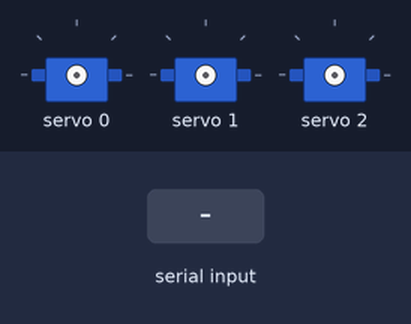
Recording of a sketch running on a simulated Arduino Uno, built with avr-gcc and run on an emulated ATmega328P. Shown: 3 × servo. The test bench sets the inputs (shaded band). What the sketch prints to the serial monitor is not drawn.

Above: at 1.2 s.
1.3 s: "90,45,200\n" received over Serial
3.8 s: "30,150\n" received over Serial
At 5.5 s:
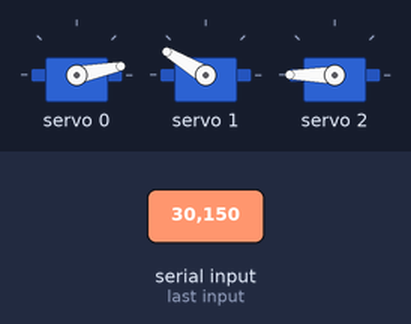
6.3 s: "5\n" received over Serial
At 8.5 s:
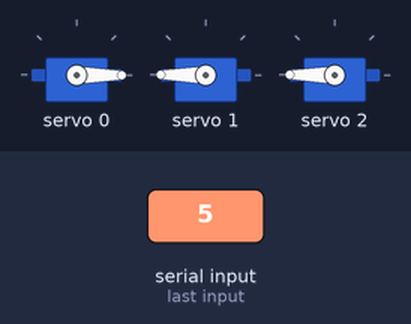
8.8 s: "200\n" received over Serial
At 10.5 s:
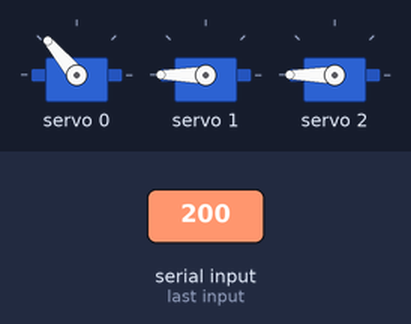
Timing chart, 0 to 12.0 s (numbered marks = the images above; inputs shaded):
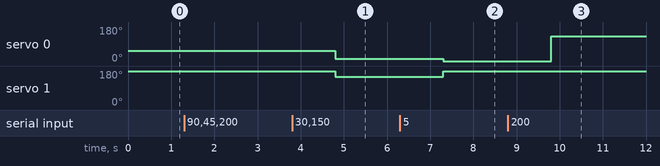

Measured:
- after the input at 3.8 s, servo 0: 53° → 11° after 1.0 s; servo 1: 180° → 149° after 1.0 s
- after the input at 6.3 s, servo 0: 11° → 0° after 1.0 s; servo 1: 149° → 180° after 1.0 s
- after the input at 8.8 s, servo 0: 0° → 130° after 1.0 s

The sketch:

Servo_calibration.ino
```cpp
#include <Wire.h>
#include <Adafruit_PWMServoDriver.h>

Adafruit_PWMServoDriver pwm = Adafruit_PWMServoDriver();

#define MIN_PULSE_WIDTH 500
#define MAX_PULSE_WIDTH 2500
#define hip 0
#define thigh 1
#define leg 2

#define DEFAULT_PULSE_WIDTH 1500
#define FREQUENCY 50
int angle, anglePulse;


void setup() {
  // put your setup code here, to run once:
  Serial.begin(115200);
  Serial.println("16 channel Servo test!");
  pwm.begin();
  pwm.setPWMFreq(FREQUENCY);
}

void loop() {
  // put your main code here, to run repeatedly:
  while(Serial.available() > 0)
  {
    String s = Serial.readString();
    Serial.println(s);
    String s4 = s.substring(0, 3); //get first 4 characters
    String s5 = s.substring(4, 7); //get next 4 characters
    String s6 = s.substring(8, 11); //get third 4 characters

    int n4 = s4.toInt();
    int n5 = s5.toInt();
    int n6 = s6.  toInt();

    anglePulse = map(n4, 0, 270, 90, 490); // (90 500), 0 is into the stand, 90, 490
    pwm.setPWM(hip, 0, anglePulse);
    Serial.print(anglePulse);
    Serial.print(" ");

    anglePulse = map(n5, 270, 0, 94, 502); //(97, 497), 0 is right horizontal, 297 median
    pwm.setPWM(thigh, 0, anglePulse);
    Serial.print(anglePulse);
    Serial.print(" ");

    anglePulse = map(n6, 270, 0, 90, 495); //(96, 496), 0 is left, 296 median, 005 265 max
    pwm.setPWM(leg, 0, anglePulse);
    Serial.print(anglePulse);
    Serial.print(" ");
  }
}
```
